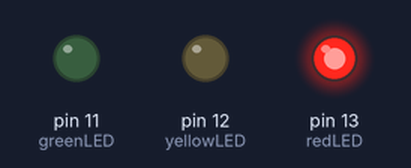
A sketch run on a simulated Arduino Uno, built with avr-gcc and run on an emulated ATmega328P. Shown: output pins drawn as LEDs (lit = HIGH). At 7.0 s the program stops and its outputs stay as they are.

Above: at 0.1 s.
At 2.1 s:
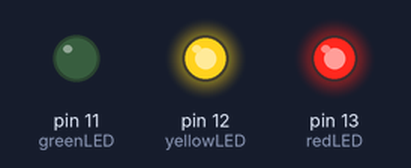
At 5.1 s:
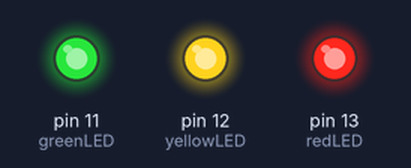
At 7.1 s:
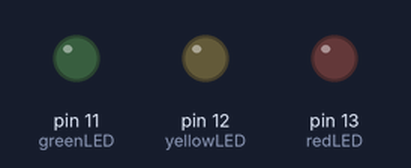
Timing chart, 0 to 8.5 s (numbered marks = the images above):
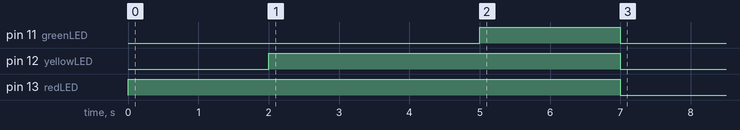

The sketch:

barista.ino
```cpp
// 핀 번호 정의
const int redLED = 13;
const int yellowLED = 12;
const int greenLED = 11;

void setup() {
  // LED 핀을 출력으로 설정
  pinMode(redLED, OUTPUT);
  pinMode(yellowLED, OUTPUT);
  pinMode(greenLED, OUTPUT);
}

void loop() {
  // 바리스타가 커피를 준비하는 모습 (빨간색 LED 점등)
  digitalWrite(redLED, HIGH);
  delay(2000); // 2초 대기

  // 손님이 들어오는 모습 (노란색 LED 점등)
  digitalWrite(yellowLED, HIGH);
  delay(3000); // 2초 대기
  // 커피가 완성된 모습 (초록색 LED 점등)
  digitalWrite(greenLED, HIGH);
  delay(2000); // 2초 대기

  digitalWrite(redLED, LOW);
  digitalWrite(yellowLED, LOW);
  digitalWrite(greenLED, LOW);
  while(1);
}
```

Measured:
- by itself, pin 11 (greenLED): LOW → HIGH at 5.0 s, → LOW 2.0 s later
- by itself, pin 12 (yellowLED): LOW → HIGH at 2.0 s, → LOW 5.0 s later
- by itself, pin 13 (redLED): LOW → HIGH at 0.00 s, → LOW 7.0 s later
